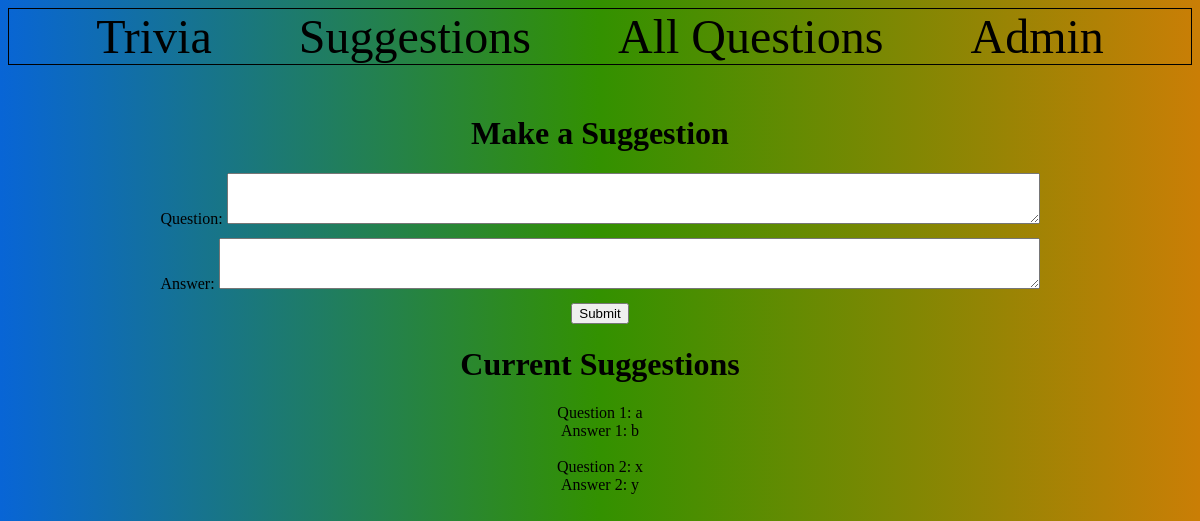
The app's page /trivia/suggestions/ with its own data.
### trivia/models.py (models this page shows)
class Question(models.Model):
    question_text = models.CharField(max_length=500)
    answer_text = models.CharField(max_length=100)
    created_date = models.DateTimeField('date created', default=datetime.now())
    suggested = models.BooleanField(name='suggested', default=False)
    def __str__(self):
        return self.question_text

### trivia/views.py (the view)
# urls.py: path('suggestions/', views.suggestions, name='suggestions'),
def suggestions(request):
    all_suggestions = list(Question.objects.filter(suggested=True))
    context = {'all_suggestions': all_suggestions}
    return render(request, 'trivia/suggestions.html', context)

### trivia/templates/trivia/suggestions.html (shortened to what this page needs)
{% extends 'trivia/base.html' %}
    {% block head %}
    {% load static %}
    <link rel="stylesheet" href="{% static 'trivia/style.css' %}">
    {% endblock %}
    {% block body %}
    <h1>Make a Suggestion</h1>
    <form action="{% url 'trivia:suggest' %}" method="post">
        <div id="input-question">Question: <textarea name="question" cols="99" rows="3" required></textarea></div>
        <div id="input-answer">Answer: <textarea name="answer" cols="100" rows="3" required></textarea></div>
        <div><input type="submit" value="Submit"></div>
    </form>
    <h1>Current Suggestions</h1>
    {% for suggestion in all_suggestions %}
        <div>
            <span>Question {{ forloop.counter }}:</span>
            <span>{{ suggestion }}</span>
        </div>
        <div>
            <span>Answer {{ forloop.counter }}:</span>
            <span>{{ suggestion.answer_text }}</span>
        </div>
        <br/>
    {% endfor %}
    {% endblock %}

### trivia/static/trivia/style.css (style rules this page uses)
body { background: rgb(8,101,214); background: linear-gradient(90deg, rgba(8,101,214,1) 0%, rgba(51,145,0,1) 50%, rgba(202,126,6,1) 100%); text-align: center; }
#input-question, #input-answer { margin-bottom: 10px; }

### records on screen
Question: question_text "a", answer_text "b"
Question: question_text "x", answer_text "y"
